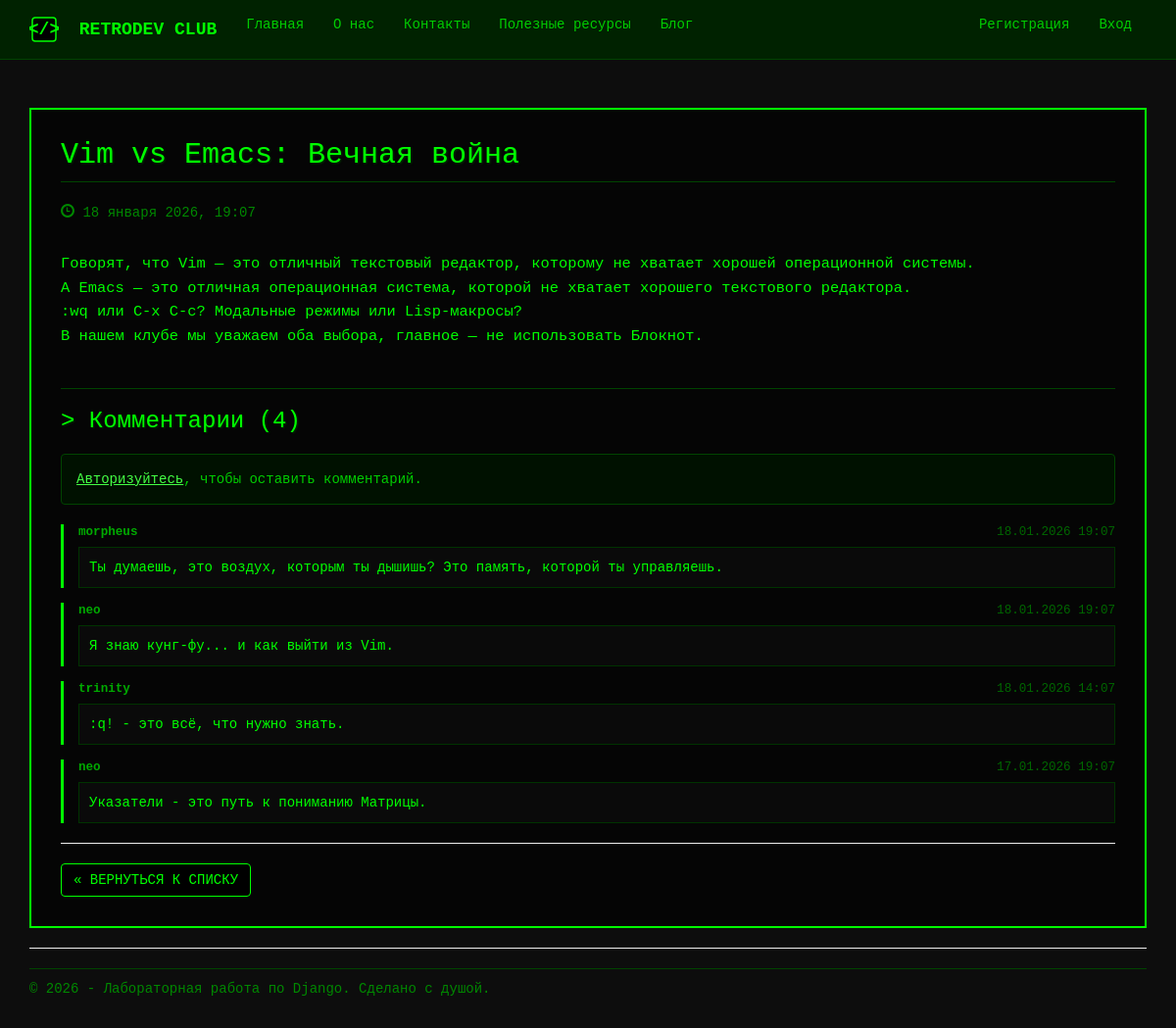
Screenshot of /blogpost/2/ with the database file from the repository.
### app/models.py (models this page shows, shortened)
class Blog(models.Model):
    title = models.CharField(max_length=100, unique_for_date="posted", verbose_name="Заголовок")
    description = models.TextField(verbose_name="Краткое содержание")
    content = models.TextField(verbose_name="Полное содержание")
    posted = models.DateTimeField(default=datetime.now, db_index=True, verbose_name="Опубликована")
    image = models.FileField(default='temp.jpg', verbose_name="Путь к картинке")
    class Meta:
        db_table = "Posts"
        ordering = ["-posted"]
        verbose_name = "статья блога"
        verbose_name_plural = "статьи блога"

class Comment(models.Model):
    text = models.TextField(verbose_name="Комментарий")
    date = models.DateTimeField(default=datetime.now, db_index=True, verbose_name="Дата")
    author = models.ForeignKey(User, on_delete=models.CASCADE, verbose_name="Автор")
    post = models.ForeignKey(Blog, on_delete=models.CASCADE, verbose_name="Статья")
    class Meta:
        db_table = "Comments"
        verbose_name = "Комментарий"
        verbose_name_plural = "Комментарии к статьям блога"
        ordering = ["-date"]

### app/views.py (the view)
# urls.py: path('blogpost/<int:parametr>/', views.blogpost, name='blogpost'),
def blogpost(request, parametr):
    assert isinstance(request, HttpRequest)
    post_1 = Blog.objects.get(id=parametr)
    comments = Comment.objects.filter(post=parametr)
    if request.method == "POST":
        form = CommentForm(request.POST)
        if form.is_valid():
            comment_f = form.save(commit=False)
            comment_f.author = request.user
            comment_f.date = datetime.now()
            comment_f.post = Blog.objects.get(id=parametr)
            comment_f.save()
            return redirect('blogpost', parametr=post_1.id)
    else:
        form = CommentForm()
    return render(
        request,
        'app/blogpost.html',
        {
            'post_1': post_1,
            'comments': comments,
            'form': form,
            'year':datetime.now().year,
        }
    )

### app/templates/app/blogpost.html (shortened to what this page needs)
﻿{% extends "app/layout.html" %}
{% block content %}
<div class="post-container" style="background-color: #050505; border: 2px solid #00ff00; padding: 30px; margin-top: 20px;">
    <h2 style="margin-top: 0; border-bottom: 1px solid #004400; padding-bottom: 10px;">
        {{ post_1.title }}
    </h2>
    <p style="color: #008800; margin-bottom: 30px;">
        <span class="glyphicon glyphicon-time"></span> {{ post_1.posted|date:"d E Y, H:i" }}
    </p>
    <div class="post-content" style="font-size: 1.1em; line-height: 1.6;">
        {{ post_1.content|linebreaksbr }}
    </div>
    <hr style="border-color: #004400; margin-top: 40px;" />
    <h3>> Комментарии ({{ comments.count }})</h3>
    {% if user.is_authenticated %}
    <div class="comment-form-container" style="background-color: #001100; padding: 15px; border: 1px dashed #008800; margin-bottom: 20px;">
        <form method="post">
            {% csrf_token %}
            <div class="form-group">
                <label for="id_text" class="control-label" style="color: #00ff00;">Добавить комментарий:</label>
                {{ form.text }}
            </div>
            <button type="submit" class="btn btn-primary btn-sm">Отправить сообщение</button>
        </form>
    </div>
    {% else %}
    <div class="alert alert-info" style="background-color: #001100; border-color: #004400; color: #00cc00;">
        <a href="{% url 'login' %}?next={{request.path}}" style="text-decoration: underline;">Авторизуйтесь</a>, чтобы оставить комментарий.
    </div>
    {% endif %}
    <div class="comments-list">
        {% for comment in comments %}
        <div class="comment-box" style="margin-bottom: 15px; border-left: 3px solid #00ff00; padding-left: 15px;">
            <p style="margin-bottom: 5px; font-size: 0.9em; color: #006600;">
                <strong style="color: #00aa00;">{{ comment.author.username }}</strong>
                <span style="float: right;">{{ comment.date|date:"d.m.Y H:i" }}</span>
            </p>
            <div style="background-color: #0a0a0a; padding: 10px; border: 1px solid #003300;">
                {{ comment.text|linebreaksbr }}
            </div>
        </div>
        {% empty %}
        <p style="color: #666;">Комментариев пока нет. Будьте первым!</p>
        {% endfor %}
    </div>
    <hr />
    <a href="{% url 'blog' %}" class="btn btn-default">
        &laquo; ВЕРНУТЬСЯ К СПИСКУ
    </a>
</div>
{% endblock %}

### app/static/app/content/site.css (style rules this page uses)
body { padding-top: 70px; padding-bottom: 20px; background-color: #0d0d0d; color: #00ff00; font-family: 'Courier New', Courier, monospace; }
a { color: #44ff44; text-decoration: none; transition: all 0.3s ease; }
h1, h2, h3, h4, h5, h6 { color: #00ff00; text-shadow: 1px 1px 2px #003300; font-family: 'Courier New', monospace; margin-bottom: 20px; }
.btn-default { background-color: #000000; border-color: #00ff00; color: #00ff00; }

### rows the page displays
Blog: title "Vim vs Emacs: Вечная война", posted "18 января 2026, 19:07", content "Говорят, что Vim — это отличный текстовый редактор, которому не хватает хорошей операционной системы. А Emacs — это отличная операционная система, которой не хватает хорошего текстового редактора. :wq или C-x C-c? Модальные режимы или Lisp-макросы? В нашем клубе мы уважаем оба выбора, главное — не использовать Блокнот."
Comment: author.username "morpheus", date "18.01.2026 19:07", text "Ты думаешь, это воздух, которым ты дышишь? Это память, которой ты управляешь."
Comment: author.username "neo", date "18.01.2026 19:07", text "Я знаю кунг-фу... и как выйти из Vim."
Comment: author.username "trinity", date "18.01.2026 14:07", text ":q! - это всё, что нужно знать."
Comment: author.username "neo", date "17.01.2026 19:07", text "Указатели - это путь к пониманию Матрицы."

### other values shown
{{ comments.count }} "4"
